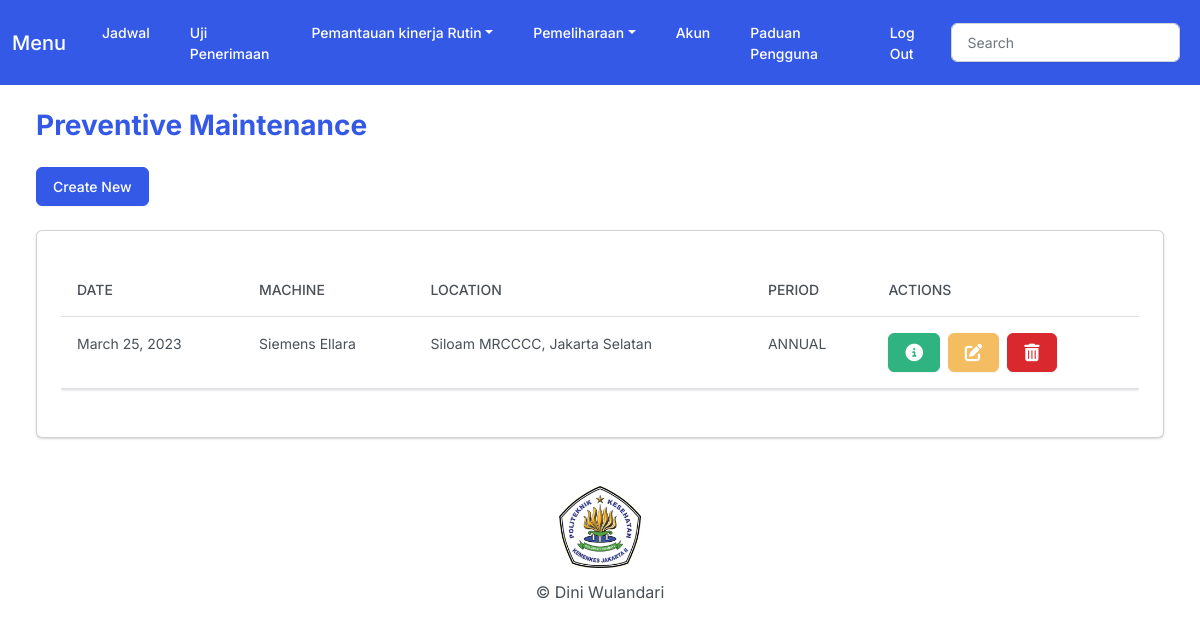
Page /home_maintenance (signed in) on the earlier database version.
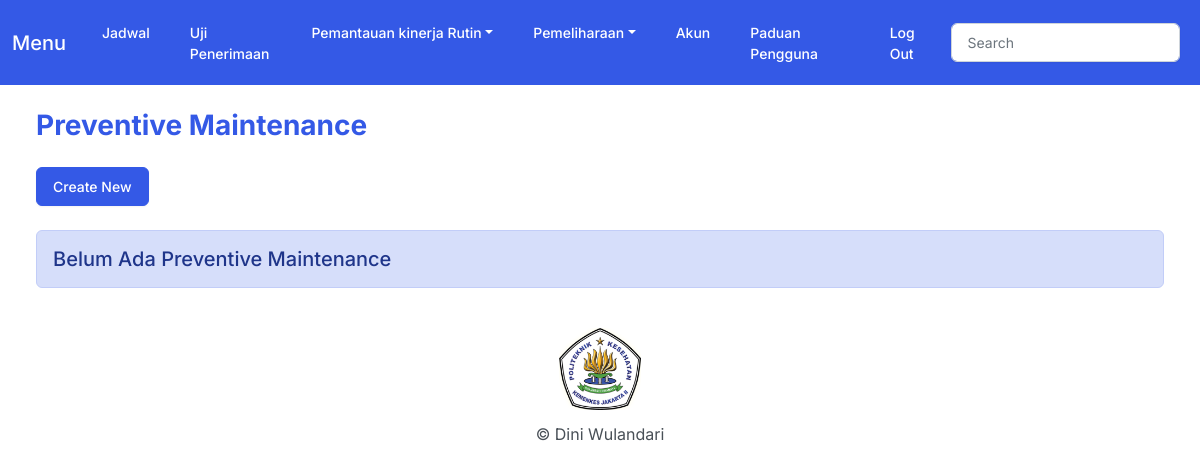
Same page on the later database version.
### myapp/models.py (models this page shows)
class Maintenance(models.Model):
    ANN = 'ANNUAL'
    SEMI = 'SEMI-ANNUAL'
    WEEK = 'WEEKLY'
    MON = 'MONTHLY'
    OK = 'BAIK'
    BAD = 'TIDAK BAIK'
    PART = 'PENGGANTIAN PART'
    SVC = 'PERBAIKAN'
    ADJ = 'ADJUSTMENT'
    STR = 'PENGUATAN'
    CLN = 'PEMBERSIHAN'
    LBC = 'LUBRIKASI'
    CHOICES = (
        (ANN, 'Annual'),
        (SEMI, 'Semi-annual'),
        (WEEK, 'Weekly'),
        (MON, 'Monthly'),
    )
    COND = (
        (OK, 'Baik'),
        (BAD, 'Tidak baik'),
        (PART, 'Penggantian part'),
        (SVC, 'Perbaikan'),
        (ADJ, 'Adjustment'),
        (STR, 'Penguatan'),
        (CLN, 'Pembersihan'),
        (LBC, 'Lubrikasi'),
    )
    user = models.ForeignKey(User, on_delete=models.CASCADE, null=True)
    task_date = models.DateField(null=True)
    period = models.CharField(max_length=100, choices=CHOICES, default=WEEK)
    location = models.CharField(max_length=150)
    hospital_unit = models.CharField(max_length=150)
    xray_brand = models.CharField(max_length=150)
    xray_type = models.CharField(max_length=150)
    xray_serial = models.CharField(max_length=150)
    ctrl_panel_cond = models.CharField(max_length=100, choices=COND, default=OK)
    cmd_arm_cond = models.CharField(max_length=100, choices=COND, default=OK)
    bucky_tbl_cond = models.CharField(max_length=100, choices=COND, default=OK)
    bucky_std_cond = models.CharField(max_length=100, choices=COND, default=OK)
    tube_std_cond = models.CharField(max_length=100, choices=COND, default=OK)
    generator_cond = models.CharField(max_length=100, choices=COND, default=OK)
    tube_spt_cond = models.CharField(max_length=100, choices=COND, default=OK)
    el_cable_cond = models.CharField(max_length=100, choices=COND, default=OK)
    htt_cable_cond = models.CharField(max_length=100, choices=COND, default=OK)
    psu_cond = models.CharField(max_length=100, choices=COND, default=OK)
    cable_cond = models.CharField(max_length=100, choices=COND, default=OK)
    sw_cond = models.CharField(max_length=100, choices=COND, default=OK)
    ind_lamp_cond = models.CharField(max_length=100, choices=COND, default=OK)
    col_lamp_cond = models.CharField(max_length=100, choices=COND, default=OK)
    sel_cond = models.CharField(max_length=100, choices=COND, default=OK)
    tube_lock_cond = models.CharField(max_length=100, choices=COND, default=OK)
    panel_ctl_cond = models.CharField(max_length=100, choices=COND, default=OK)
    buck_lock_cond = models.CharField(max_length=100, choices=COND, default=OK)
    kvp_std = models.FloatField(max_length=10)
    kvp_tol = models.FloatField(max_length=10)
    kvp_set = models.FloatField(max_length=10)
    kvp_output = models.FloatField(max_length=10)
    kvp_ok = models.BooleanField('Baik', default=False)
    kvp_not = models.BooleanField('Tidak Baik', default=False)
    ma_std = models.FloatField(max_length=10)
    ma_tol = models.FloatField(max_length=10)
    ma_set = models.FloatField(max_length=10)
    ma_output = models.FloatField(max_length=10)
    ma_ok = models.BooleanField('Baik', default=False)
    ma_not = models.BooleanField('Tidak Baik', default=False)
    ln_ma_std = models.FloatField(max_length=10)
    ln_ma_tol = models.FloatField(max_length=10)
    ln_ma_set = models.FloatField(max_length=10)
    ln_ma_output = models.FloatField(max_length=10)
    ln_ma_ok = models.BooleanField('Baik', default=False)
    ln_ma_not = models.BooleanField('Tidak Baik', default=False)
    expose_std = models.FloatField(max_length=10)
    expose_tol = models.FloatField(max_length=10)
    expose_set = models.FloatField(max_length=10)
    expose_output = models.FloatField(max_length=10)
    exp_ok = models.BooleanField('Baik', default=False)
    exp_not = models.BooleanField('Tidak Baik', default=False)
    rad_area_std = models.FloatField(max_length=10)
    rad_area_tol = models.FloatField(max_length=10)
    rad_area_set = models.FloatField(max_length=10)
    rad_area_output = models.FloatField(max_length=10)
    rad_area_ok = models.BooleanField('Baik', default=False)
    rad_area_not = models.BooleanField('Tidak Baik', default=False)
    exp_in_std = models.FloatField(max_length=10)
    exp_in_tol = models.FloatField(max_length=10)
    exp_in_set = models.FloatField(max_length=10)
    exp_in_output = models.FloatField(max_length=10)
    exp_in_ok = models.BooleanField('Baik', default=False)
    exp_in_not = models.BooleanField('Tidak Baik', default=False)
    amp_leak_std = models.FloatField(max_length=10)
    amp_leak_tol = models.FloatField(max_length=10)
    amp_leak_set = models.FloatField(max_length=10)
    amp_leak_output = models.FloatField(max_length=10)
    amp_leak_ok = models.BooleanField('Baik', default=False)
    amp_leak_not = models.BooleanField('Tidak Baik', default=False)
    cbl_gnd_std = models.FloatField(max_length=10)
    cbl_gnd_tol = models.FloatField(max_length=10)
    cbl_gnd_set = models.FloatField(max_length=10)
    cbl_gnd_output = models.FloatField(max_length=10)
    cbl_gnd_ok = models.BooleanField('Baik', default=False)
    cbl_gnd_not = models.BooleanField('Tidak Baik', default=False)
    rad_leak_std = models.FloatField(max_length=10)
    rad_leak_tol = models.FloatField(max_length=10)
    rad_leak_set = models.FloatField(max_length=10)
    rad_leak_output = models.FloatField(max_length=10)
    rad_leak_ok = models.BooleanField('Baik', default=False)
    rad_leak_not = models.BooleanField('Tidak Baik', default=False)
    is_passed = models.BooleanField('passed', default=False)
    is_failed = models.BooleanField('failed', default=False)

### myapp/views.py (the view)
# urls.py: path('home_maintenance', views.home_maintenance, name='home_maintenance'),
@login_required
def home_maintenance(request):
    if request.user.is_tro:
        return HttpResponseForbidden("Access Denied! Sorry You Cannot Access This Page")
    maintenance = Maintenance.objects.filter(user=request.user)
    return render(request, 'myapp/pm/maintenance.html', {
        'maintenance': maintenance
    })

### myapp/templates/myapp/pm/maintenance.html (shortened to what this page needs)
{% extends 'myapp/base.html' %}
{% block body %}
<h3 class="m-4 text-primary fw-bold">Preventive Maintenance</h3>
<div class="row">
    <div class="col-12">
        <a href="{% url 'add_maintenance' %}" class="btn btn-primary ms-4 me-4 mb-4">Create New</a>
        {% if maintenance %}
        <div class="card bg-secondary ms-4 me-4 mb-4">
            <div class="card-body">
                <p class="card-text">
                <div class="table-responsive">
                    <table class="table table-hover">
                        <thead>
                            <tr>
                                <th scope="col">Date</th>
                                <th scope="col">Machine</th>
                                <th scope="col">Location</th>
                                <th scope="col">Period</th>
                                <th scope="col">Actions</th>
                            </tr>
                        </thead>
                        <tbody class="myTable">
                            {% for maintenance in maintenance %}
                            <tr>
                                <td>{{maintenance.task_date}}</td>
                                <td>{{maintenance.xray_brand}} {{maintenance.xray_type}}</td>
                                <td>{{maintenance.location}}</td>
                                <td>{{maintenance.period}}</td>
                                <td>
                                    <button type="button" class="btn btn-success me-1"
                                        href="{% url 'view_maintenance' maintenance.id %}" data-bs-toggle="modal"
                                        data-bs-target="#myModal{{maintenance.id}}">
                                        </button>
                                    <a href="{% url 'edit_maintenance' maintenance.id %}"
                                        class="btn btn-warning me-1"></a>
                                    <button class="btn btn-danger" data-bs-toggle="modal"
                                        data-bs-target="#delete_maintenance{{maintenance.id}}"></button>
                                </td>
                            </tr>
                            {% endfor %}
                        </tbody>
                    </table>
                </div>
                </p>
            </div>
        </div>
        {% else %}
        <h5 class="alert alert-primary ms-4 me-4">Belum Ada Preventive Maintenance</h5>
        {% endif %}
    </div>
</div>
{% endblock %}

Differences in the rows shown:
removed Maintenance: task_date "March 25, 2023", xray_brand "Siemens", xray_type "Ellara", location "Siloam MRCCCC, Jakarta Selatan", period "ANNUAL"
Other differences:
text no longer shown: "DATE MACHINE LOCATION PERIOD ACTIONS"
text now shown: "Belum Ada Preventive Maintenance"
